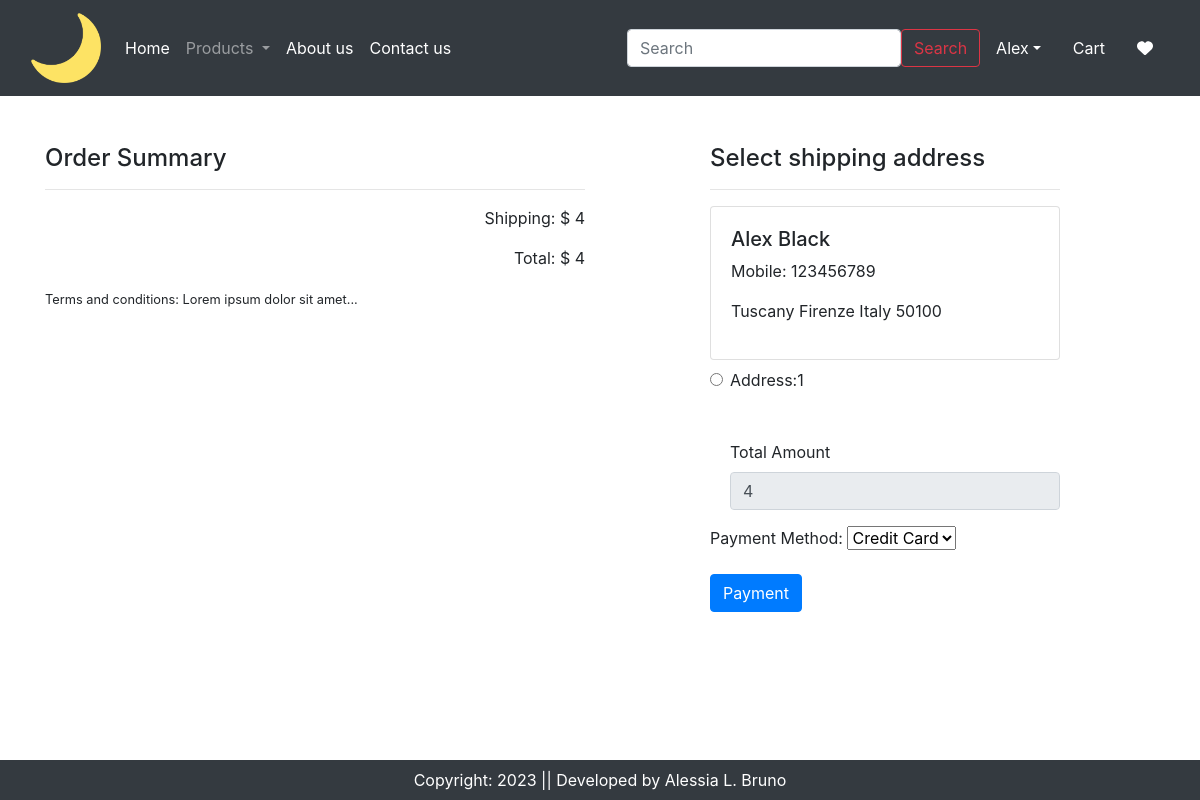
/checkout/ (signed in), run on an earlier commit of the app's database.
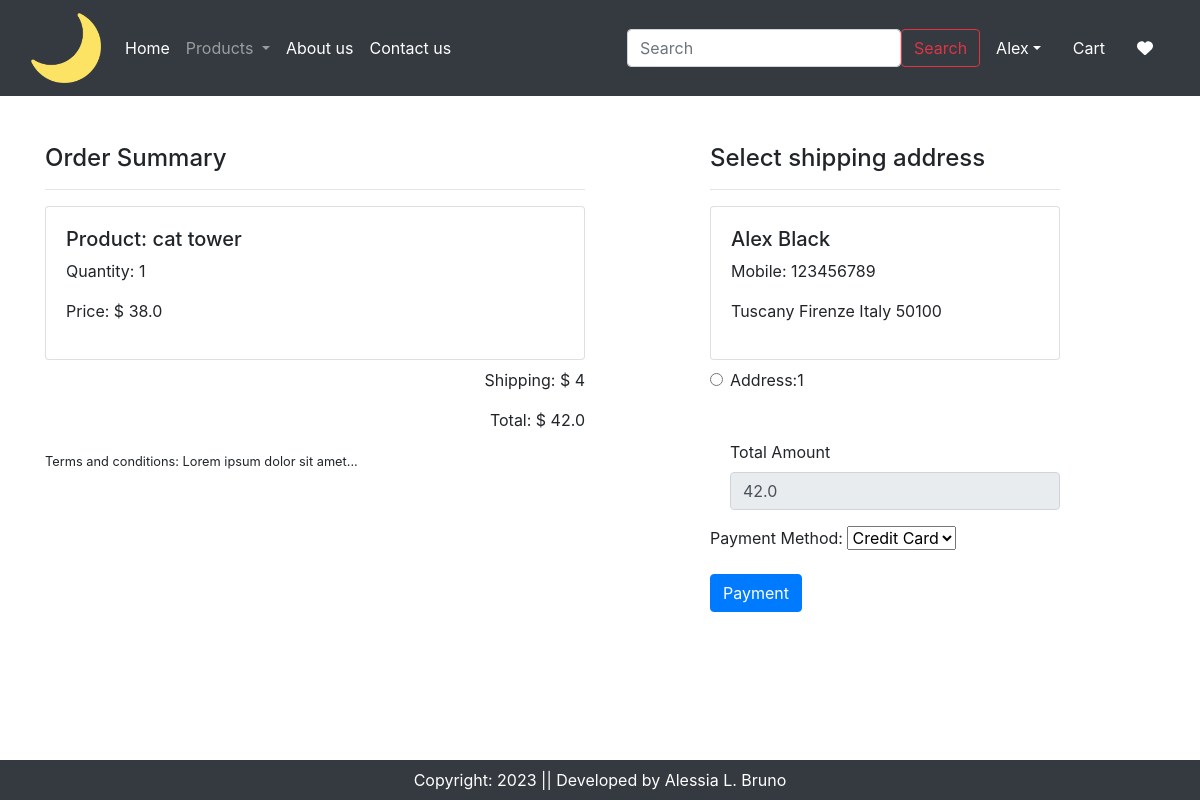
And on a later commit of the database.
### app/models.py (models this page shows, shortened)
class Customer(models.Model):
    user = models.ForeignKey(User, on_delete=models.CASCADE)
    name = models.CharField(max_length=200)
    locality = models.CharField(max_length=200)
    city = models.CharField(max_length=50)
    zipcode = models.IntegerField()
    mobile = models.IntegerField(default=0)
    state = models.CharField(max_length=100)

class Cart(models.Model):
    user = models.ForeignKey(User, on_delete=models.CASCADE)
    product = models.ForeignKey(Product, on_delete=models.CASCADE)
    quantity = models.PositiveIntegerField(default=1)

class Product(models.Model):
    title = models.CharField(max_length=100)
    selling_price = models.FloatField()
    discounted_price = models.FloatField()
    description = models.TextField()
    composition = models.TextField(default='')
    prodapp = models.TextField(default='')
    category = models.CharField(choices=CATEGORY_CHOICES, max_length=2)
    product_image = models.ImageField(upload_to='product')

### app/views.py (the view, shortened to what this page needs)
# urls.py: path('checkout/', views.checkout.as_view(), name='checkout'),
@method_decorator(login_required, name='dispatch')
class checkout(View):
    def get(self, request):
        totalitem=0
        wishitem=0
        if request.user.is_authenticated:
            totalitem = len(Cart.objects.filter(user=request.user))
            wishitem = len(Wishlist.objects.filter(user=request.user))
        user=request.user
        add = [Customer.objects.get(user=user)]
        cart_items = Cart.objects.filter(user=user)
        famount=0
        for p in cart_items:
            value=p.quantity*p.product.discounted_price
            famount+=value
        totalamount=famount + 4
        order_form = OrderForm()
        context = {
            'user': user,
            'add': add,
            'cart_items': cart_items,
            'totalamount': totalamount,
            'order_form': order_form,
        }
        return render(request, 'app/checkout.html', context)

### app/forms.py
class OrderForm(forms.Form):
    PAYMENT_CHOICES = [
        ('credit_card', 'Credit Card'),
        ('paypal', 'PayPal'),
    ]
    payment_method = forms.ChoiceField(label='Payment Method', choices=PAYMENT_CHOICES)

### app/templates/app/checkout.html (shortened to what this page needs)
{% extends 'app/base.html' %}
{% load static %}
{% block main-content %}
<div class="container">
    <div class="row my-5">
        <div class="col-sm-6">
        <h4>Order Summary</h4>
        <hr>
        {% for item in cart_items%}
        <div class="card mb-2">
            <div class="card-body">
                <h5>Product: {{item.product.title}}</h5>
                <p>Quantity: {{item.quantity}}</p>
                <p>Price: $ {{item.product.discounted_price}}</p>
            </div>
        </div>
        {% endfor %}
        <p class="text-right">Shipping: $ 4</p>
        <p class="text-right">Total: $ {{totalamount}}</p>
        <small>Terms and conditions: Lorem ipsum dolor sit amet... </small>
        </div>
        <div class="col-sm-4 offset-sm-1">
            <h4>Select shipping address</h4>
            <hr>
            <form method="post" id="myform">
                {% for ad in add %}
                <div class="card">
                    <div class="card-body">
                        <h5>{{ad.name}}</h5>
                        <p>Mobile: {{ad.mobile}}</p>
                        <p>{{ad.locality}} {{ad.city}} {{ad.state}} {{ad.zipcode}}</p>
                    </div>
                </div>
                <div class="form-check mt-2 mb-5">
                    <input class="form-check-input" type="radio" name="custid" id="custadd{{forloop.counter}}" value="{{ad.id}}">
                    <label class="form-check-label fw-bold" for="custadd{{forloop.counter}}">
                       Address:{{forloop.counter}}</label>
                </div>
                {% endfor %}
                <div class="form-check mb-3">
                    <label for="totamount" class="form-label">Total Amount</label>
                    <input type="number" class="form-control" id="totamount" name="totamount" value="{{totalamount}}" readonly>
                </div>
                <form method="post" action="{% url 'checkout' %}">
                    {{ order_form.as_p }}
                    <div class="text-end">
                      <button type="submit" class="btn btn-primary">Payment</button>
                    </div>
                  </form>
            </form>
        </div>
</div>
</div>
{% endblock main-content %}

What changed in the data, as far as the page shows it:
added Cart: product "cat tower", quantity "1", product.discounted_price "38.0"
Also different on the page:
{{ totalamount }}: "4" → "42.0"
form field totamount: "4" → "42.0"
